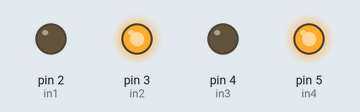
Recording of a sketch running on a simulated Arduino Uno, built with avr-gcc and run on an emulated ATmega328P. On the bench: output pins drawn as LEDs (lit = HIGH).

Above: at 0.1 s.
Timing chart, 0 to 1.6 s (numbered marks = the images above):
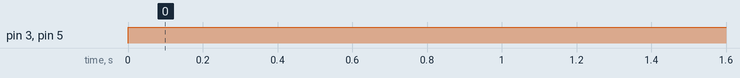

Measured:
- by itself, pin 3 (in2), pin 5 (in4): LOW → HIGH at 0.00 s

The sketch:

sketch_feb10c.ino
```cpp
#define in1 2
#define in2 3
#define in3 4
#define in4 5
void setup()
{
    pinMode(in1, OUTPUT);
    pinMode(in2, OUTPUT);
    pinMode(in3, OUTPUT);
    pinMode(in4, OUTPUT);
    Serial.begin(9600);
}
void loop(){
digitalWrite(in1, 0);
digitalWrite(in2, 1);
digitalWrite(in3, 0);
digitalWrite(in4, 1);
}
```
